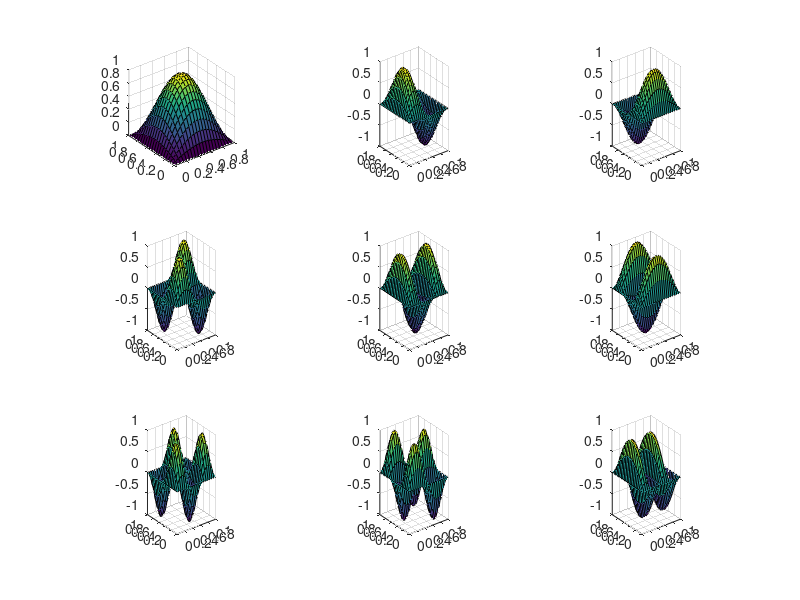
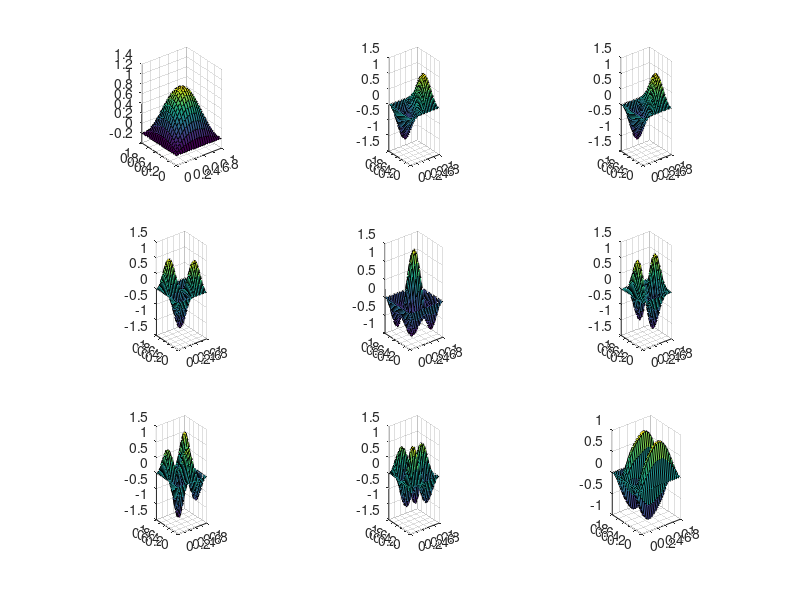
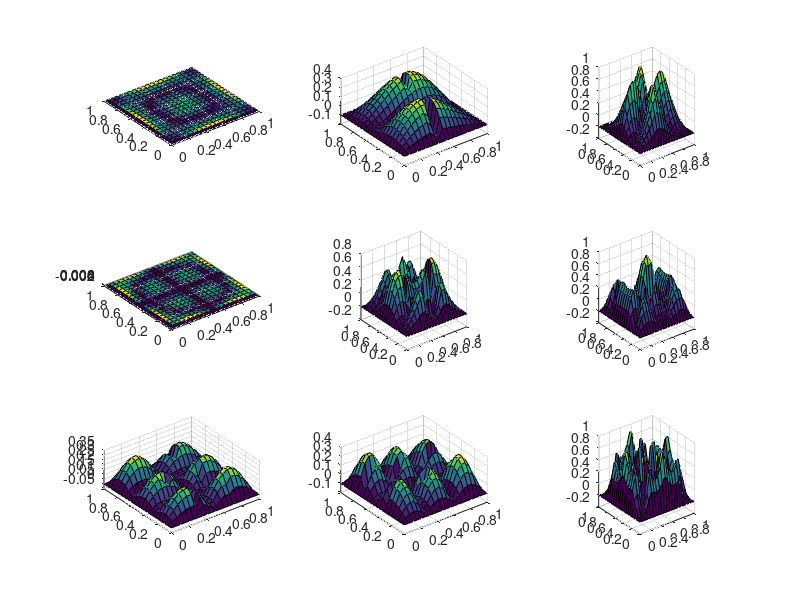

MATLAB code for these plots, in order:
clear all;
clc;

%PDE: laplacian u=-lambda u;
%B.C.: u=0;

%analytical eigenvalue parameters of the PDE
% (Note: the order of the pairs may not consistent with the order obtained from the numerical method)

% The analytical solution to the above PDE IS:
% u(x,y)=sin(m*pi*x)*sin(l*pi*y)   -> This is the eigen function,
% where m = 1, 2, 3, ....
% and where l = 1, 2, 3, ....

% Also the associated eigenvalues are:
% lambda=(m^2+l^2)*pi^2

m=[1 2 1 2 3 1 3 2 4 ];
l=[1 1 2 2 1 3 2 3 1 ];

%m=[1 2 1 2 3 1 3 2 4 1 3 4 2 5 1]; %15
%l=[1 1 2 2 1 3 2 3 1 4 3 2 4 1 5];


% number of centers/collocation points(nodes)
nodes=[20];


%shape parameter values
sp=[ 9 10 11];%[0.1:0.1:1.01 1:0.5:100];


%This function D calculates the distance between each points in the matrix
%x and y.
%Here, x is a n*2 matrix and y is a m*2 matrix.
% Each row denotes a set of x,y collocation points
% Using bsxfun, we calculate the difference between each points.
%Using hypot, we calculate the Euclidean distance.
%Essentially, all its doing is: sqrt( (x_1 - x_2)^2 + (y_1 - y_2)^2 )

D = @(x,y) hypot(bsxfun(@minus,x(:,1),y(:,1)'),bsxfun(@minus,x(:,2),y(:,2)'));


%define vectors to collect numerical results (eigenvalues, errors of numerical eigenvalues and eigenmodes)
% These are the variables where the final calculations will be stored.
smallest_eigenvalues=zeros(length(nodes),length(sp),length(m));
Err_eigenvalues=zeros(length(nodes),length(sp),length(m));
Err_eigenmodes_max=zeros(length(nodes),length(sp),length(m));
Err_eigenmodes_relative=zeros(length(nodes),length(sp),length(m));
Err_eigenmodes_rms=zeros(length(nodes),length(sp),length(m));


%count the time of the main part of the code
t0=clock;


%---------------------------------------------------------
% For each shape parameter, and for each nodes, compute the global coefficient matrix and its first several eigenvalues/eigenmodes
ii=0;

% For each node size, we loop
for nn=nodes

    ii=ii+1;
    jj=0;

    % All it does is just based on the number of nodes (nn), it will generate
    %points. For eg nn=20, will make a square grid of size 20*20.

    %define centers/collocation points in coor (here centers and collocation points are the same set)
    t=linspace(0,1,nn+1);
    [X,Y]=meshgrid(t,t);

    x1=reshape(X,[],1);
    y1=reshape(Y,[],1);

    % Here, we have 3 columns in coor.
    % First two columns are x and y values of nodes.
    % Third column is index for interior or boundary pts
    % Therefore, coor stores x values, y values, and index for interior or boundary pts

    % Don't worry about the code down here.
    % It is just an algorithm that is separating boundary points and interior
    % points

    % int_ind is the index of interior points in coor.
    % intnode are the actual interior collocation points.

    % int_ind_b is the index of boundary points in coor
    % bdpt are the actual boundary points.

    coor=[x1 y1 zeros(length(x1),1)];
    p1=find(y1==0 & x1~=1);
    p2=find(x1==1 & y1~=1);
    q1=find(y1==1 & x1~=0);
    q2=find(x1==0 & y1~=0);

    coor(p1,3)=ones(length(p1),1);
    coor(p2,3)=2*ones(length(p2),1);
    coor(q1,3)=3*ones(length(q1),1);coor(q2,3)=4*ones(length(q2),1);

    %define interior and boundary nodes' indices
    int_ind=find(coor(:,3)==0);
    intnode=coor(int_ind,1:2);% interior points
    int_ind_b=find(coor(:,3)>0);
    bdpt=coor(int_ind_b,1:2);% boundary points
    n=length(coor(:,1));ni=length(intnode(:,1));nb=n-ni;% # of interior, boundary, and total points

    
    % Interior and Boundary Points Figuring Out Complete
    % ***************************************************

    
    %per shape parameter
    for c=sp
        jj=jj+1;
        % Global RBFCM/MAPS algorithm

        % We don't need to worry about the algorithm here as well.
        % As described in the paper, we are just finding matrix A and L.
        % The solution system is A*α = λ*B*α
        % The matrix A = [ L; P].
        % L is the for interior points and P is for boundary points

        % here, DM = sqrt( (x1-x2)^2 + (y1-y2)^2 ). Basically, euclidean norm.

        % MQ is the RBF. MQ = sqrt (1 + ξ^2 * r^2 ). Here, r^2 is basically DM.

        % For matrix L, we only do it for interior points. We, also need to take
        % the laplacian which transforms phi. It is reflected in L_MQ.

        cc=c;% re-scaled shape parameter
        DM= D(coor(:,1:2), coor(:,1:2)); %Calculating the distance matrix

        %Calculating the RBF (Only for interior points)
        MQ = sqrt(cc^2*DM(int_ind,:).^2 + 1);

        %Calculating the RBF \phi. (For all points)
        mq = sqrt(cc^2*DM.^2+1);

        % We take the laplacian of φ. This gives the matrix L. Note: This is
        % only for interior points
        L_MQ = 2*cc^2./MQ-cc^4*DM(int_ind,:).^2./(MQ.^3);

        

        % From the solution system, we get α values by α = B * inverse(A).
        % Here, B is L_MQ and A is mq. / operator finds the inverse.
        % Don't be confused because we are taking laplacian of B. If it was
        % Kansas method, we would take laplacian of A. But for MAPS we will
        % take laplacian of B.

       

        A = L_MQ/mq; %Calculating the local weights \alpha
      
        %extract entries corresponding to interior nodes
        A = A(:,int_ind);

        % Now, need to compute the eigenvalues
        % Here, alpha stores the corresponding eigen functions at interior
        % nodes.
        % lambda stores first M or length(m) eigenvalues.

        [alpha, lambda] = eigs(-A, length(m), 0);

        % extract the first length(m) eigenvalues;
        % We need to extract them from the diagonal.
        lam = real(diag(lambda)');

        alpha = real(alpha);

        % Now we are done approximating eigenmodes and eigenvalues
        % ******************************************************************

        exact_eigenvalues = pi^2*(m.^2.+l.^2)';
        approximate_eigenvalues = lam';

        relative_error = (abs(lam- pi^2*(m.^2.+l.^2))./(pi^2*(m.^2.+l.^2)))';

        %compute the exact/analytical eigenmodes and compare them with the numerical eigenmodes
        exact_eigenmode = sin(pi*coor(:,1)*m).*sin(pi*coor(:,2)*l);
        normf = sqrt(sum(exact_eigenmode.^2)); %compute the magnitudes of eigenmodes because the numerical eigenmodes were default normalized

        % Collecting data of eigenvalues
        % All this code is doing below is storing the values in the above
        % declared vector. We are also calculating errors and storing them.
        smallest_eigenvalues(ii,jj,:)=lam;
        Err_eigenvalues(ii,jj,:)=abs(lam-pi^2*(m.^2.+l.^2))./(pi^2*(m.^2.+l.^2));

        %collecting data of eigenmodes
        for k=1:length(m)
            firsteigmode_interior=exact_eigenmode(int_ind,k);
            error_eigenmode_k=abs(abs(firsteigmode_interior)-normf(k)*abs(alpha(1:ni,k)));
            
            Err_eigenmodes_max(ii,jj,k)=max(error_eigenmode_k);
            Err_eigenmodes_relative(ii,jj,k)=max(error_eigenmode_k/max(firsteigmode_interior));
            Err_eigenmodes_rms(ii,jj,k)=sqrt(sum(error_eigenmode_k.^2)/ni);
        end

         if ii==1&jj==1
   %plot the contours of the exact eigenmodes
   figure 
   for j=1:9
    coor(:,4)=exact_eigenmode(:,j);
    Z=reshape(coor(:,4),size(X));
    subplot(3,3,j)
    %contourf(X,Y,Z,20);
    surf(X,Y,Z);
    hold on;
    axis equal;
    axis([0,1,0,1]);
   end

   %plot the contours of the numerical eigenmodes
   figure
   for j=1:9
    coor(int_ind,4)=normf(j)*alpha(1:ni,j);
    Z=reshape(coor(:,4),size(X));
    subplot(3,3,j)
    %contourf(X,Y,Z,20);
    surf(X,Y,Z);
    hold on;
    axis equal;
    axis([0,1,0,1]);
   end


   %plot the absolute contour errors of the eigenmodes
   figure 
   for j=1:9
    coor(int_ind,4)=abs(abs(exact_eigenmode(int_ind,j))-abs(normf(j)*alpha(1:ni,j)));
    Z=reshape(coor(:,4),size(X));
    subplot(3,3,j)
    %contourf(X,Y,Z,20);
    surf(X,Y,Z);
    hold on;
    axis equal;
    axis([0,1,0,1]);
   end
  end %end of if ii==1&jj==1


    end % end of for c=sp

end %end of if ii==1&jj==1

fprintf("COOR");;







cpu=etime(clock,t0);
fprintf('cputime= %6.2f\n',cpu);

%end counting time
%--------------------------------------------------------------------
